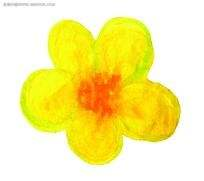
#> input picture HW/HW4/data/flower.jpg, 204 x 181 px
$ python Q4.py   (older library calls are emulated)
#> lines starting #> are read from the running program, lines starting #| are printed output that depends on the picture
from PIL import Image
import numpy as np
import matplotlib.pyplot as plt


# 读入图片
fold = './data/'
img = Image.open(fold+'flower.jpg')
#> img is the input picture: PIL image 204x181 RGB; mean R, G, B 249.3, 238, 149.8
gray = np.array(img.convert('L'))      # 转换成灰度的Image格式和数组格式
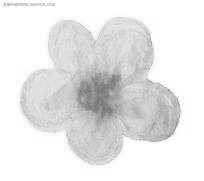
#> gray: shape (181, 204); min 116, max 255, mean 231.3
xsize, ysize = gray.shape
#> xsize = 181; ysize = 204
resultimage=np.zeros([xsize,ysize], np.float)
N=3   # 卷积核的层数
# kern = np.ones([N,N],np.float)s
# kern = kern*1.0/(N*N)


# kern = np.mat([[0,-1,0],[-1,4,-1],[0,-1,0]])
kern = np.mat([[-1,-1,-1],[-1,8,-1],[-1,-1,-1]])
# kern = np.mat([[-0.8,-0.8,-0.8],[-0.8,200,-0.8],[-0.8,-0.8,-0.8]])
ntime = 1
imgsm = gray

# 开始卷积
for nt in range(ntime):
    for x in range(1, xsize-1):
        for y in range(1, ysize-1):
            smooth = 0.0
            for a in range(-1, 2):
                for b in range(-1, 2):
                    smooth += imgsm[x+a,y+b] * kern[a+1,b+1]
                resultimage[x,y] = smooth
    imgsm = resultimage
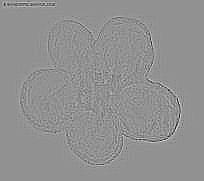
#> resultimage: shape (181, 204) float64; min -393, max 296, mean 0; drawn with min black and max white

# 开始作图
plt.figure(figsize=(6, 3))

plt.figure('smooth'+str(ntime)+'times')
plt.subplot(1,2,1)
plt.title('origin')
plt.imshow(gray, cmap='gray')
plt.axis('off')

plt.subplot(1,2,2)
plt.title('Edge enhanced image')
plt.imshow(resultimage+gray, cmap='gray')
plt.axis('off')

# plt.show()
plt.savefig('Q4.png')
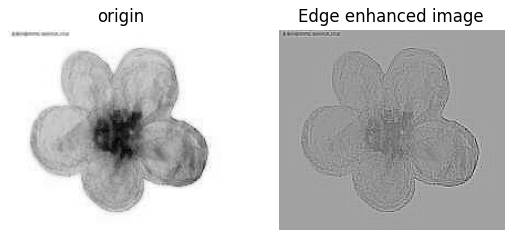
#> figure drawn by matplotlib, 2 panels
